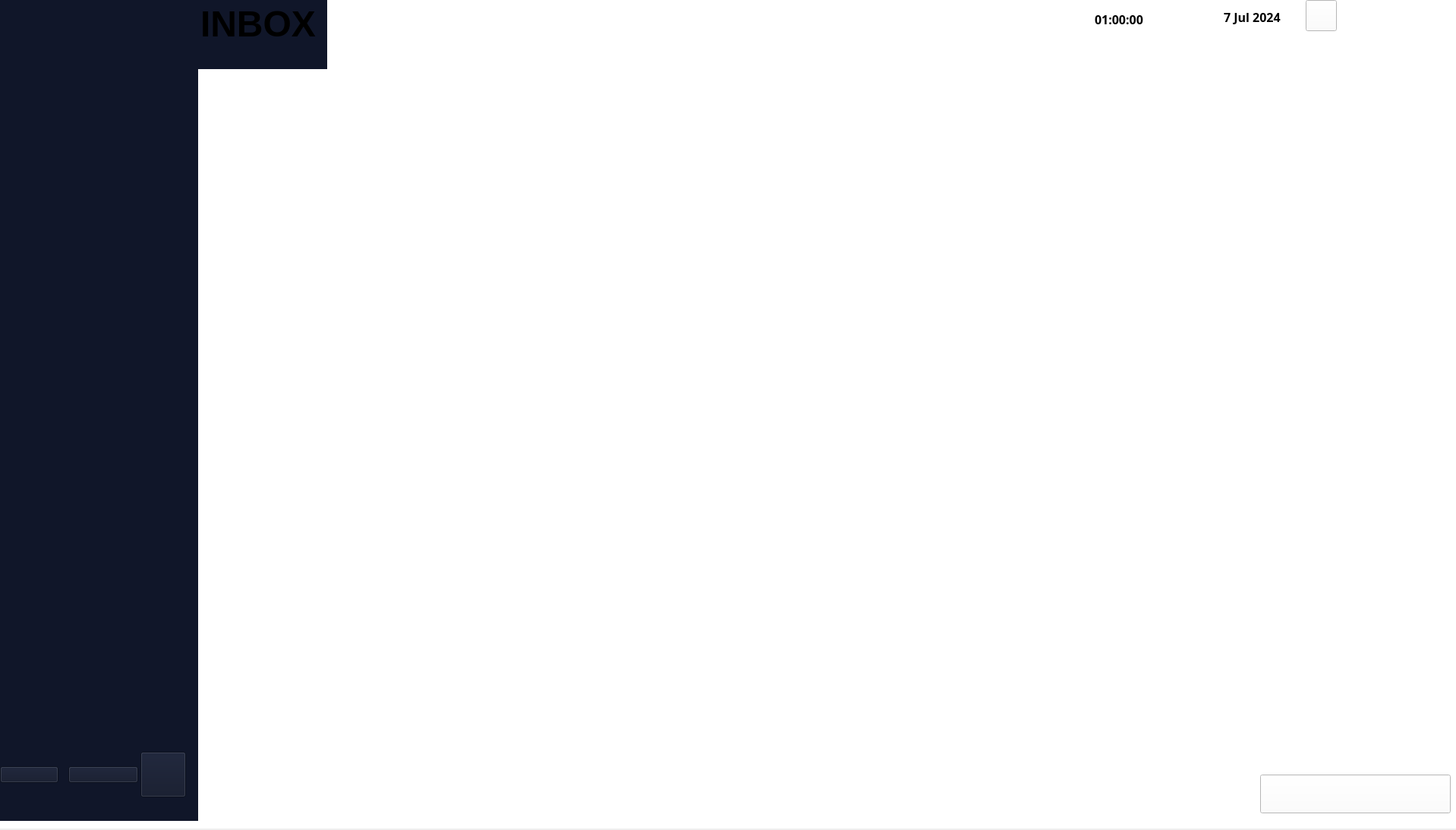
<?xml version="1.0" encoding="UTF-8"?>
<ui version="4.0">
 <class>MainWindow</class>
 <widget class="QMainWindow" name="MainWindow">
  <property name="geometry">
   <rect>
    <x>0</x>
    <y>0</y>
    <width>1918</width>
    <height>1093</height>
   </rect>
  </property>
  <property name="windowTitle">
   <string>MainWindow</string>
  </property>
  <widget class="QWidget" name="centralwidget">
   <widget class="QWidget" name="widget" native="true">
    <property name="geometry">
     <rect>
      <x>-10</x>
      <y>-10</y>
      <width>1931</width>
      <height>1101</height>
     </rect>
    </property>
    <property name="styleSheet">
     <string notr="true">background-color: rgb(255, 255, 255);</string>
    </property>
    <widget class="QWidget" name="widget_2" native="true">
     <property name="geometry">
      <rect>
       <x>10</x>
       <y>0</y>
       <width>431</width>
       <height>101</height>
      </rect>
     </property>
     <property name="styleSheet">
      <string notr="true">background-color: rgb(16, 22, 41);</string>
     </property>
     <widget class="QLabel" name="label_7">
      <property name="geometry">
       <rect>
        <x>0</x>
        <y>0</y>
        <width>161</width>
        <height>111</height>
       </rect>
      </property>
      <property name="text">
       <string/>
      </property>
      <property name="pixmap">
       <pixmap>:/imge/imge/TT.png</pixmap>
      </property>
      <property name="scaledContents">
       <bool>true</bool>
      </property>
     </widget>
     <widget class="QPlainTextEdit" name="plainTextEdit">
      <property name="geometry">
       <rect>
        <x>260</x>
        <y>10</y>
        <width>161</width>
        <height>91</height>
       </rect>
      </property>
      <property name="font">
       <font>
        <pointsize>36</pointsize>
        <bold>true</bold>
       </font>
      </property>
      <property name="frameShape">
       <enum>QFrame::NoFrame</enum>
      </property>
      <property name="verticalScrollBarPolicy">
       <enum>Qt::ScrollBarAlwaysOff</enum>
      </property>
      <property name="horizontalScrollBarPolicy">
       <enum>Qt::ScrollBarAlwaysOff</enum>
      </property>
      <property name="plainText">
       <string>INBOX</string>
      </property>
     </widget>
    </widget>
    <widget class="QWidget" name="widget_3" native="true">
     <property name="geometry">
      <rect>
       <x>-10</x>
       <y>100</y>
       <width>281</width>
       <height>991</height>
      </rect>
     </property>
     <property name="styleSheet">
      <string notr="true">background-color: rgb(16, 22, 41);</string>
     </property>
     <widget class="QWidget" name="horizontalLayoutWidget">
      <property name="geometry">
       <rect>
        <x>200</x>
        <y>890</y>
        <width>71</width>
        <height>80</height>
       </rect>
      </property>
      <layout class="QHBoxLayout" name="horizontalLayout">
       <item>
        <widget class="QPushButton" name="logoutbutton">
         <property name="maximumSize">
          <size>
           <width>60</width>
           <height>60</height>
          </size>
         </property>
         <property name="text">
          <string/>
         </property>
         <property name="icon">
          <iconset>
           <normaloff>:/imge/imge/log-out.png</normaloff>:/imge/imge/log-out.png</iconset>
         </property>
         <property name="iconSize">
          <size>
           <width>50</width>
           <height>50</height>
          </size>
         </property>
        </widget>
       </item>
      </layout>
     </widget>
     <widget class="QWidget" name="horizontalLayoutWidget_2">
      <property name="geometry">
       <rect>
        <x>110</x>
        <y>890</y>
        <width>92</width>
        <height>81</height>
       </rect>
      </property>
      <layout class="QHBoxLayout" name="horizontalLayout_2">
       <item>
        <widget class="QPushButton" name="settingsButton">
         <property name="text">
          <string/>
         </property>
         <property name="icon">
          <iconset>
           <normaloff>:/imge/imge/settings.png</normaloff>:/imge/imge/settings.png</iconset>
         </property>
         <property name="iconSize">
          <size>
           <width>50</width>
           <height>50</height>
          </size>
         </property>
        </widget>
       </item>
      </layout>
     </widget>
     <widget class="QWidget" name="horizontalLayoutWidget_3">
      <property name="geometry">
       <rect>
        <x>20</x>
        <y>890</y>
        <width>77</width>
        <height>81</height>
       </rect>
      </property>
      <layout class="QHBoxLayout" name="horizontalLayout_3">
       <item>
        <widget class="QPushButton" name="homeButton">
         <property name="text">
          <string/>
         </property>
         <property name="icon">
          <iconset>
           <normaloff>:/imge/imge/home.png</normaloff>:/imge/imge/home.png</iconset>
         </property>
         <property name="iconSize">
          <size>
           <width>50</width>
           <height>50</height>
          </size>
         </property>
        </widget>
       </item>
      </layout>
     </widget>
     <widget class="QLabel" name="label_8">
      <property name="geometry">
       <rect>
        <x>40</x>
        <y>210</y>
        <width>221</width>
        <height>211</height>
       </rect>
      </property>
      <property name="text">
       <string/>
      </property>
      <property name="pixmap">
       <pixmap>:/imge/imge/man (1).png</pixmap>
      </property>
      <property name="scaledContents">
       <bool>true</bool>
      </property>
     </widget>
     <widget class="QLabel" name="label_9">
      <property name="geometry">
       <rect>
        <x>50</x>
        <y>420</y>
        <width>221</width>
        <height>121</height>
       </rect>
      </property>
      <property name="text">
       <string/>
      </property>
      <property name="pixmap">
       <pixmap>:/imge/imge/details.png</pixmap>
      </property>
      <property name="scaledContents">
       <bool>true</bool>
      </property>
     </widget>
    </widget>
    <widget class="QTimeEdit" name="timeEdit">
     <property name="geometry">
      <rect>
       <x>1450</x>
       <y>20</y>
       <width>88</width>
       <height>31</height>
      </rect>
     </property>
     <property name="font">
      <font>
       <family>Arial Black</family>
       <pointsize>12</pointsize>
       <bold>true</bold>
      </font>
     </property>
     <property name="styleSheet">
      <string notr="true">color: rgb(0, 0, 0);</string>
     </property>
     <property name="locale">
      <locale language="English" country="NewZealand"/>
     </property>
     <property name="frame">
      <bool>false</bool>
     </property>
     <property name="buttonSymbols">
      <enum>QAbstractSpinBox::NoButtons</enum>
     </property>
     <property name="accelerated">
      <bool>false</bool>
     </property>
     <property name="correctionMode">
      <enum>QAbstractSpinBox::CorrectToNearestValue</enum>
     </property>
     <property name="showGroupSeparator" stdset="0">
      <bool>false</bool>
     </property>
     <property name="time">
      <time>
       <hour>1</hour>
       <minute>0</minute>
       <second>0</second>
      </time>
     </property>
    </widget>
    <widget class="QDateEdit" name="dateEdit">
     <property name="geometry">
      <rect>
       <x>1620</x>
       <y>20</y>
       <width>111</width>
       <height>25</height>
      </rect>
     </property>
     <property name="font">
      <font>
       <family>Arial Black</family>
       <pointsize>12</pointsize>
       <bold>true</bold>
      </font>
     </property>
     <property name="styleSheet">
      <string notr="true">color: rgb(0, 0, 0);</string>
     </property>
     <property name="frame">
      <bool>false</bool>
     </property>
     <property name="buttonSymbols">
      <enum>QAbstractSpinBox::NoButtons</enum>
     </property>
     <property name="date">
      <date>
       <year>2024</year>
       <month>7</month>
       <day>7</day>
      </date>
     </property>
    </widget>
    <widget class="QLabel" name="label">
     <property name="geometry">
      <rect>
       <x>1410</x>
       <y>20</y>
       <width>31</width>
       <height>31</height>
      </rect>
     </property>
     <property name="text">
      <string/>
     </property>
     <property name="pixmap">
      <pixmap>:/imge/imge/clock.png</pixmap>
     </property>
     <property name="scaledContents">
      <bool>true</bool>
     </property>
    </widget>
    <widget class="QLabel" name="label_2">
     <property name="geometry">
      <rect>
       <x>1580</x>
       <y>20</y>
       <width>31</width>
       <height>31</height>
      </rect>
     </property>
     <property name="text">
      <string/>
     </property>
     <property name="pixmap">
      <pixmap>:/imge/imge/calendar.png</pixmap>
     </property>
     <property name="scaledContents">
      <bool>true</bool>
     </property>
    </widget>
    <widget class="QLabel" name="label_3">
     <property name="geometry">
      <rect>
       <x>1900</x>
       <y>20</y>
       <width>16</width>
       <height>16</height>
      </rect>
     </property>
     <property name="text">
      <string/>
     </property>
     <property name="pixmap">
      <pixmap>:/imge/imge/close.png</pixmap>
     </property>
     <property name="scaledContents">
      <bool>true</bool>
     </property>
    </widget>
    <widget class="QLabel" name="label_4">
     <property name="geometry">
      <rect>
       <x>1870</x>
       <y>20</y>
       <width>21</width>
       <height>21</height>
      </rect>
     </property>
     <property name="text">
      <string/>
     </property>
     <property name="pixmap">
      <pixmap>:/imge/imge/window.png</pixmap>
     </property>
     <property name="scaledContents">
      <bool>true</bool>
     </property>
    </widget>
    <widget class="QLabel" name="label_5">
     <property name="geometry">
      <rect>
       <x>1840</x>
       <y>20</y>
       <width>21</width>
       <height>21</height>
      </rect>
     </property>
     <property name="text">
      <string/>
     </property>
     <property name="pixmap">
      <pixmap>:/imge/imge/minus.png</pixmap>
     </property>
     <property name="scaledContents">
      <bool>true</bool>
     </property>
    </widget>
    <widget class="QPushButton" name="pushButton_2">
     <property name="geometry">
      <rect>
       <x>1670</x>
       <y>1030</y>
       <width>251</width>
       <height>51</height>
      </rect>
     </property>
     <property name="text">
      <string/>
     </property>
     <property name="icon">
      <iconset>
       <normaloff>:/imge/imge/Report.png</normaloff>:/imge/imge/Report.png</iconset>
     </property>
     <property name="iconSize">
      <size>
       <width>700</width>
       <height>700</height>
      </size>
     </property>
    </widget>
    <widget class="QPushButton" name="notificationsButton">
     <property name="geometry">
      <rect>
       <x>1730</x>
       <y>10</y>
       <width>41</width>
       <height>41</height>
      </rect>
     </property>
     <property name="text">
      <string/>
     </property>
     <property name="icon">
      <iconset>
       <normaloff>:/imge/imge/notification.png</normaloff>:/imge/imge/notification.png</iconset>
     </property>
     <property name="iconSize">
      <size>
       <width>30</width>
       <height>30</height>
      </size>
     </property>
    </widget>
    <widget class="QLabel" name="label_6">
     <property name="geometry">
      <rect>
       <x>360</x>
       <y>190</y>
       <width>1471</width>
       <height>41</height>
      </rect>
     </property>
     <property name="text">
      <string/>
     </property>
     <property name="pixmap">
      <pixmap>:/imge/imge/e4.png</pixmap>
     </property>
     <property name="scaledContents">
      <bool>true</bool>
     </property>
    </widget>
    <widget class="QLabel" name="label_10">
     <property name="geometry">
      <rect>
       <x>640</x>
       <y>650</y>
       <width>1171</width>
       <height>361</height>
      </rect>
     </property>
     <property name="text">
      <string/>
     </property>
     <property name="pixmap">
      <pixmap>:/imge/imge/e1.png</pixmap>
     </property>
     <property name="scaledContents">
      <bool>true</bool>
     </property>
    </widget>
    <widget class="QLabel" name="label_11">
     <property name="geometry">
      <rect>
       <x>300</x>
       <y>290</y>
       <width>241</width>
       <height>541</height>
      </rect>
     </property>
     <property name="text">
      <string/>
     </property>
     <property name="pixmap">
      <pixmap>:/imge/imge/e3.png</pixmap>
     </property>
     <property name="scaledContents">
      <bool>true</bool>
     </property>
    </widget>
    <widget class="QLabel" name="label_12">
     <property name="geometry">
      <rect>
       <x>630</x>
       <y>260</y>
       <width>1181</width>
       <height>371</height>
      </rect>
     </property>
     <property name="text">
      <string/>
     </property>
     <property name="pixmap">
      <pixmap>:/imge/imge/e2.png</pixmap>
     </property>
     <property name="scaledContents">
      <bool>true</bool>
     </property>
    </widget>
    <widget class="QWidget" name="widget_4" native="true">
     <property name="geometry">
      <rect>
       <x>610</x>
       <y>280</y>
       <width>31</width>
       <height>381</height>
      </rect>
     </property>
    </widget>
   </widget>
  </widget>
 </widget>
 <resources/>
 <connections/>
</ui>
